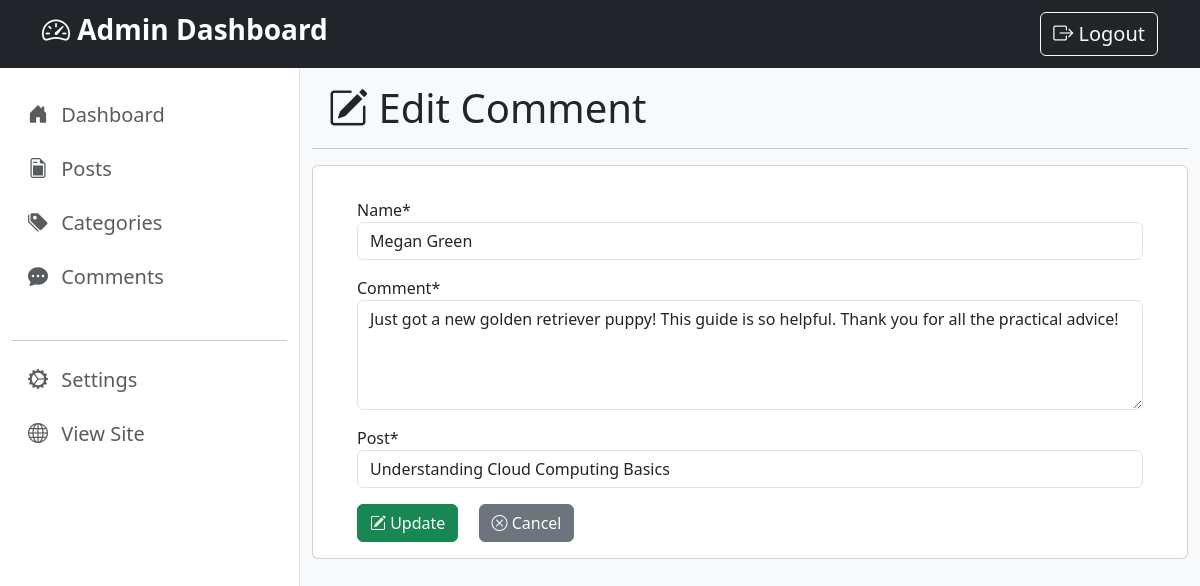
Screenshot of /admin/comments/edit.php?id=24 with the database file from the repository.
### tables this page shows
CREATE TABLE `comments` (
  `id` int(11) NOT NULL,
  `name` varchar(100) NOT NULL,
  `comment` text NOT NULL,
  `post_id` int(11) NOT NULL,
  `created_at` timestamp NOT NULL DEFAULT current_timestamp()
);

CREATE TABLE `posts` (
  `id` int(11) NOT NULL,
  `title` varchar(100) NOT NULL,
  `content` text NOT NULL,
  `image` varchar(255) NOT NULL,
  `category_id` int(11) NOT NULL,
  `created_at` timestamp NOT NULL DEFAULT current_timestamp()
);

### admin/comments/edit.php (the view, shortened to what this page needs)
<?php
include("../../config/database.php");
include("../includes/header.php");
$id = isset($_GET['id']) ? $_GET['id'] : 0;
$sql = "SELECT * FROM comments WHERE id = ?";
$stmt = $conn->prepare($sql);
$stmt->execute([$id]);
$comment = $stmt->fetch(PDO::FETCH_ASSOC);
$postsStmt = $conn->prepare("SELECT id, title FROM posts ORDER BY id DESC");
$postsStmt->execute();
$postsList = $postsStmt->fetchAll(PDO::FETCH_ASSOC);
?>
<div class="container-fluid" style="height: 100vh;">
    <div class="row">
        <?php include("../includes/sidebar.php"); ?>
        <div class="col bg-light" style="height: 150vh;">
            <h1 class="m-3"><i class="bi bi-pencil-square"></i> Edit Comment</h1>
            <hr>
            <div class="container bg-white p-3 card">
                <form method="post" action="">
                    <div class="container">
                        <div class="item m-3">
                            <label for="name">Name*</label>
                            <input id="name" type="text" class="form-control" name="name"
                                value="<?= htmlspecialchars($comment['name'] ?? '') ?>" required>
                        </div>
                        <div class="item m-3">
                            <label for="comment">Comment*</label>
                            <textarea id="comment" class="form-control" name="comment" rows="4" required><?= htmlspecialchars($comment['comment'] ?? '') ?></textarea>
                        </div>
                        <div class="item m-3">
                            <label for="post_id">Post*</label>
                            <select id="post_id" name="post_id" class="form-control" required>
                                <?php foreach ($postsList as $p): ?>
                                    <option value="<?= intval($p['id']) ?>" <?= (isset($comment['post_id']) && $p['id'] == $comment['post_id']) ? 'selected' : '' ?>>
                                        <?= htmlspecialchars($p['title']) ?>
                                    </option>
                                <?php endforeach; ?>
                            </select>
                        </div>
                        <button type="submit" class="btn btn-success ms-3">
                            <i class="bi bi-pencil-square"></i> Update
                        </button>
                        <a href="index.php" class="btn btn-secondary ms-3">
                            <i class="bi bi-x-circle"></i> Cancel
                        </a>
                    </div>
                </form>
            </div>
        </div>
    </div>
</div>
<?php include("../includes/footer.php"); ?>

### rows the page displays
comments: name "Megan Green", comment "Just got a new golden retriever puppy! This guide is so helpful. Thank you for all the practical advice!", post_id "Understanding Cloud Computing Basics"
